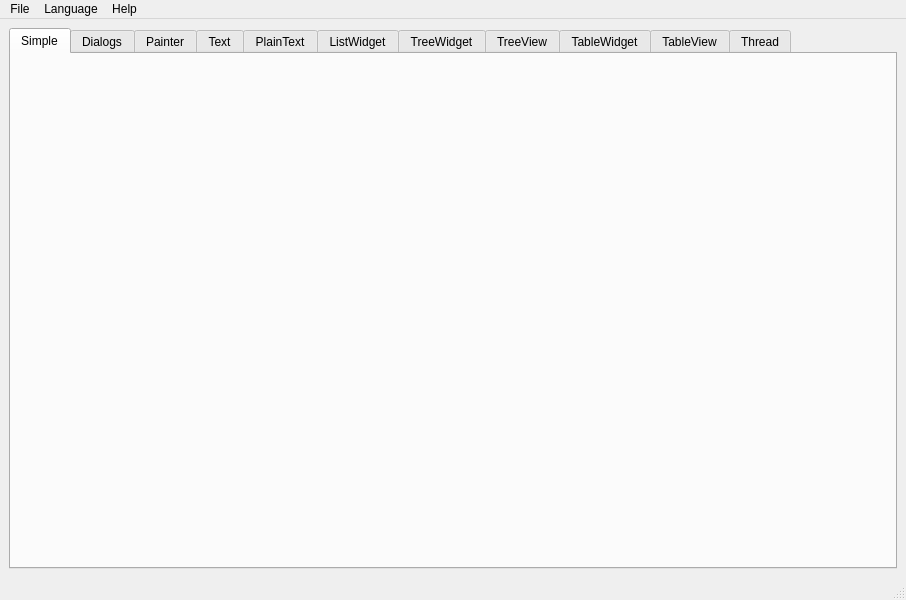
<?xml version="1.0" encoding="UTF-8"?>
<ui version="4.0">
 <class>MainWindow</class>
 <widget class="QMainWindow" name="MainWindow">
  <property name="geometry">
   <rect>
    <x>0</x>
    <y>0</y>
    <width>906</width>
    <height>600</height>
   </rect>
  </property>
  <property name="windowTitle">
   <string>MainWindow</string>
  </property>
  <property name="windowIcon">
   <iconset resource="resources.qrc">
    <normaloff>:/icons/window-icon.png</normaloff>:/icons/window-icon.png</iconset>
  </property>
  <widget class="QWidget" name="centralwidget">
   <layout class="QVBoxLayout" name="verticalLayout">
    <item>
     <widget class="QTabWidget" name="tabWidget">
      <property name="currentIndex">
       <number>0</number>
      </property>
      <widget class="TabSimple" name="tab">
       <attribute name="title">
        <string>Simple</string>
       </attribute>
      </widget>
      <widget class="TabDialogs" name="tab_5">
       <attribute name="title">
        <string>Dialogs</string>
       </attribute>
      </widget>
      <widget class="TabPainter" name="tab_6">
       <attribute name="title">
        <string notr="true">Painter</string>
       </attribute>
      </widget>
      <widget class="TabText" name="tab_7">
       <attribute name="title">
        <string>Text</string>
       </attribute>
      </widget>
      <widget class="TabPlainText" name="tab_8">
       <attribute name="title">
        <string>PlainText</string>
       </attribute>
      </widget>
      <widget class="TabListWidget" name="tab_10">
       <attribute name="title">
        <string>ListWidget</string>
       </attribute>
      </widget>
      <widget class="TabTreeWidget" name="tab_2">
       <attribute name="title">
        <string>TreeWidget</string>
       </attribute>
      </widget>
      <widget class="TabTreeView" name="tab_3">
       <attribute name="title">
        <string>TreeView</string>
       </attribute>
      </widget>
      <widget class="TabTableWidget" name="tab_4">
       <attribute name="title">
        <string>TableWidget</string>
       </attribute>
      </widget>
      <widget class="TabTableView" name="tab_9">
       <attribute name="title">
        <string>TableView</string>
       </attribute>
      </widget>
      <widget class="TabThread" name="tab_11">
       <attribute name="title">
        <string>Thread</string>
       </attribute>
      </widget>
     </widget>
    </item>
   </layout>
  </widget>
  <widget class="QMenuBar" name="menubar">
   <property name="geometry">
    <rect>
     <x>0</x>
     <y>0</y>
     <width>906</width>
     <height>22</height>
    </rect>
   </property>
   <widget class="QMenu" name="menuFile">
    <property name="title">
     <string>File</string>
    </property>
    <addaction name="actionQuit"/>
   </widget>
   <widget class="QMenu" name="menuHelp">
    <property name="title">
     <string>Help</string>
    </property>
    <addaction name="actionAbout_Qt"/>
    <addaction name="actionSystem_Info"/>
   </widget>
   <widget class="QMenu" name="menuLanguage">
    <property name="title">
     <string>Language</string>
    </property>
   </widget>
   <addaction name="menuFile"/>
   <addaction name="menuLanguage"/>
   <addaction name="menuHelp"/>
  </widget>
  <widget class="QStatusBar" name="statusbar"/>
  <action name="actionQuit">
   <property name="icon">
    <iconset resource="resources.qrc">
     <normaloff>:/icons/actions/system-log-out.png</normaloff>:/icons/actions/system-log-out.png</iconset>
   </property>
   <property name="text">
    <string>Quit</string>
   </property>
   <property name="shortcut">
    <string notr="true">Ctrl+Q</string>
   </property>
  </action>
  <action name="actionAbout_Qt">
   <property name="text">
    <string>About Qt</string>
   </property>
  </action>
  <action name="actionSystem_Info">
   <property name="text">
    <string>System Info</string>
   </property>
  </action>
 </widget>
 <customwidgets>
  <customwidget>
   <class>TabSimple</class>
   <extends>QWidget</extends>
   <header>tabsimple.h</header>
   <container>1</container>
  </customwidget>
  <customwidget>
   <class>TabDialogs</class>
   <extends>QWidget</extends>
   <header>tabdialogs.h</header>
   <container>1</container>
  </customwidget>
  <customwidget>
   <class>TabPainter</class>
   <extends>QWidget</extends>
   <header>tabpainter.h</header>
   <container>1</container>
  </customwidget>
  <customwidget>
   <class>TabText</class>
   <extends>QWidget</extends>
   <header>tabtext.h</header>
   <container>1</container>
  </customwidget>
  <customwidget>
   <class>TabPlainText</class>
   <extends>QWidget</extends>
   <header>tabplaintext.h</header>
   <container>1</container>
  </customwidget>
  <customwidget>
   <class>TabTreeWidget</class>
   <extends>QWidget</extends>
   <header>tabtreewidget.h</header>
   <container>1</container>
  </customwidget>
  <customwidget>
   <class>TabTreeView</class>
   <extends>QWidget</extends>
   <header>tabtreeview.h</header>
   <container>1</container>
  </customwidget>
  <customwidget>
   <class>TabTableWidget</class>
   <extends>QWidget</extends>
   <header>tabtablewidget.h</header>
   <container>1</container>
  </customwidget>
  <customwidget>
   <class>TabTableView</class>
   <extends>QWidget</extends>
   <header>tabtableview.h</header>
   <container>1</container>
  </customwidget>
  <customwidget>
   <class>TabListWidget</class>
   <extends>QWidget</extends>
   <header>tablistwidget.h</header>
   <container>1</container>
  </customwidget>
  <customwidget>
   <class>TabThread</class>
   <extends>QWidget</extends>
   <header>tabthread.h</header>
   <container>1</container>
  </customwidget>
 </customwidgets>
 <resources>
  <include location="resources.qrc"/>
 </resources>
 <connections>
  <connection>
   <sender>actionQuit</sender>
   <signal>triggered()</signal>
   <receiver>MainWindow</receiver>
   <slot>close()</slot>
   <hints>
    <hint type="sourcelabel">
     <x>-1</x>
     <y>-1</y>
    </hint>
    <hint type="destinationlabel">
     <x>399</x>
     <y>299</y>
    </hint>
   </hints>
  </connection>
 </connections>
</ui>
